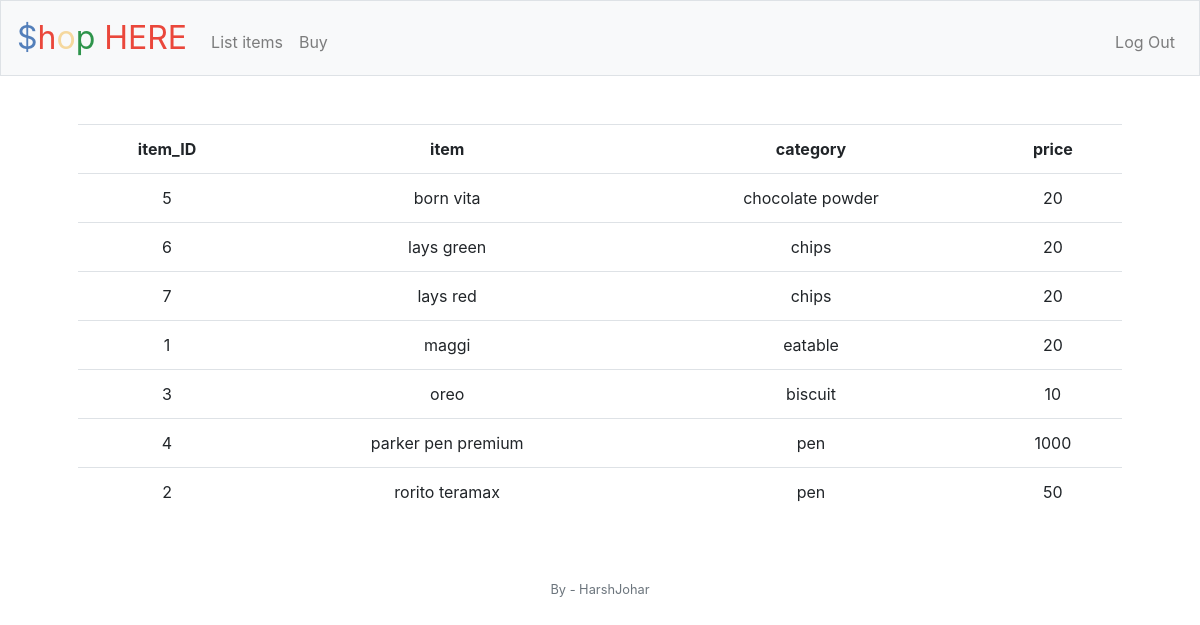
Page /quote (signed in) on the committed database.
### tables this page shows
CREATE TABLE 'items' ('item_ID' integer PRIMARY KEY AUTOINCREMENT NOT NULL,'item' text NOT NULL, 'category' text NOT NULL, 'price' integer NOT NULL);

### Final Project/project/application.py (the view)
@app.route('/quote')
@login_required
def quote():
    items = db.execute('SELECT * FROM items ORDER BY item ASC')
    return render_template('quote.html', items = items)

### Final Project/project/application.py (called while the page is built)
@app.after_request
def after_request(response):
    response.headers["Cache-Control"] = "no-cache, no-store, must-revalidate"
    response.headers["Expires"] = 0
    response.headers["Pragma"] = "no-cache"
    return response

### Final Project/project/helpers.py (called while the page is built)
def login_required(f):
    @wraps(f)
    def decorated_function(*args, **kwargs):
        if session.get("user_id") is None:
            return redirect("/login")
        return f(*args, **kwargs)
    return decorated_function

### Final Project/project/templates/quote.html (shortened to what this page needs)
{% extends "layout_c.html" %}
{% block main %}
    <table class = table table-hover>
        <tr>
            <th>item_ID</th>
            <th>item</th>
            <th>category</th>
            <th>price</th>
        </tr>
        {% for item in items %}
        <tr>
            <td>{{ item.item_ID }}</td>
            <td>{{ item.item }}</td>
            <td>{{ item.category }}</td>
            <td>{{ item.price }}</td>
        </tr>
        {% endfor %}
    </table>
{% endblock %}

### Final Project/project/templates/layout_c.html (shortened to what this page needs)
<!DOCTYPE html>
<html>
        <link href="https://maxcdn.bootstrapcdn.com/bootstrap/4.1.3/css/bootstrap.min.css" rel="stylesheet">
        <link href='/static/shopping.css' rel = 'stylesheet'>
    <body>
        <nav class="navbar navbar-expand-md navbar-light bg-light border">
            <a class="navbar-brand" href="/my_orders"><span class="blue">$</span><span class="red">h</span><span class="yellow">o</span><span class="green">p</span> <span class="red">HERE</span></a>
            <div class="collapse navbar-collapse" id="navbar">
                {% if session.user_id %}
                    <ul class="navbar-nav mr-auto mt-2">
                        <li class="nav-item"><a class="nav-link" href="/quote">List items</a></li>
                        <li class="nav-item"><a class="nav-link" href="/buy">Buy</a></li>
                    </ul>
                    <ul class="navbar-nav ml-auto mt-2">
                        <li class="nav-item"><a class="nav-link" href="/logout">Log Out</a></li>
                    </ul>
                {% endif %}
            </div>
        </nav>
        <main class="container p-5">
            {% block main %}{% endblock %}
        </main>
        <footer class="small text-center text-muted">
            By - HarshJohar
        </footer>
    </body>
</html>

### Final Project/project/static/shopping.css (style rules this page uses)
nav .navbar-brand { font-size: xx-large; }
nav .navbar-brand .blue { color: #537fba; }
nav .navbar-brand .red { color: #ea473b; }
nav .navbar-brand .yellow { color: #f5d89e; }
nav .navbar-brand .green { color: #2e944b; }
main { overflow-x: auto; text-align: center; }

### rows in the picture
items: item_ID "5", item "born vita", category "chocolate powder", price "20"
items: item_ID "6", item "lays green", category "chips", price "20"
items: item_ID "7", item "lays red", category "chips", price "20"
items: item_ID "1", item "maggi", category "eatable", price "20"
items: item_ID "3", item "oreo", category "biscuit", price "10"
items: item_ID "4", item "parker pen premium", category "pen", price "1000"
items: item_ID "2", item "rorito teramax", category "pen", price "50"
